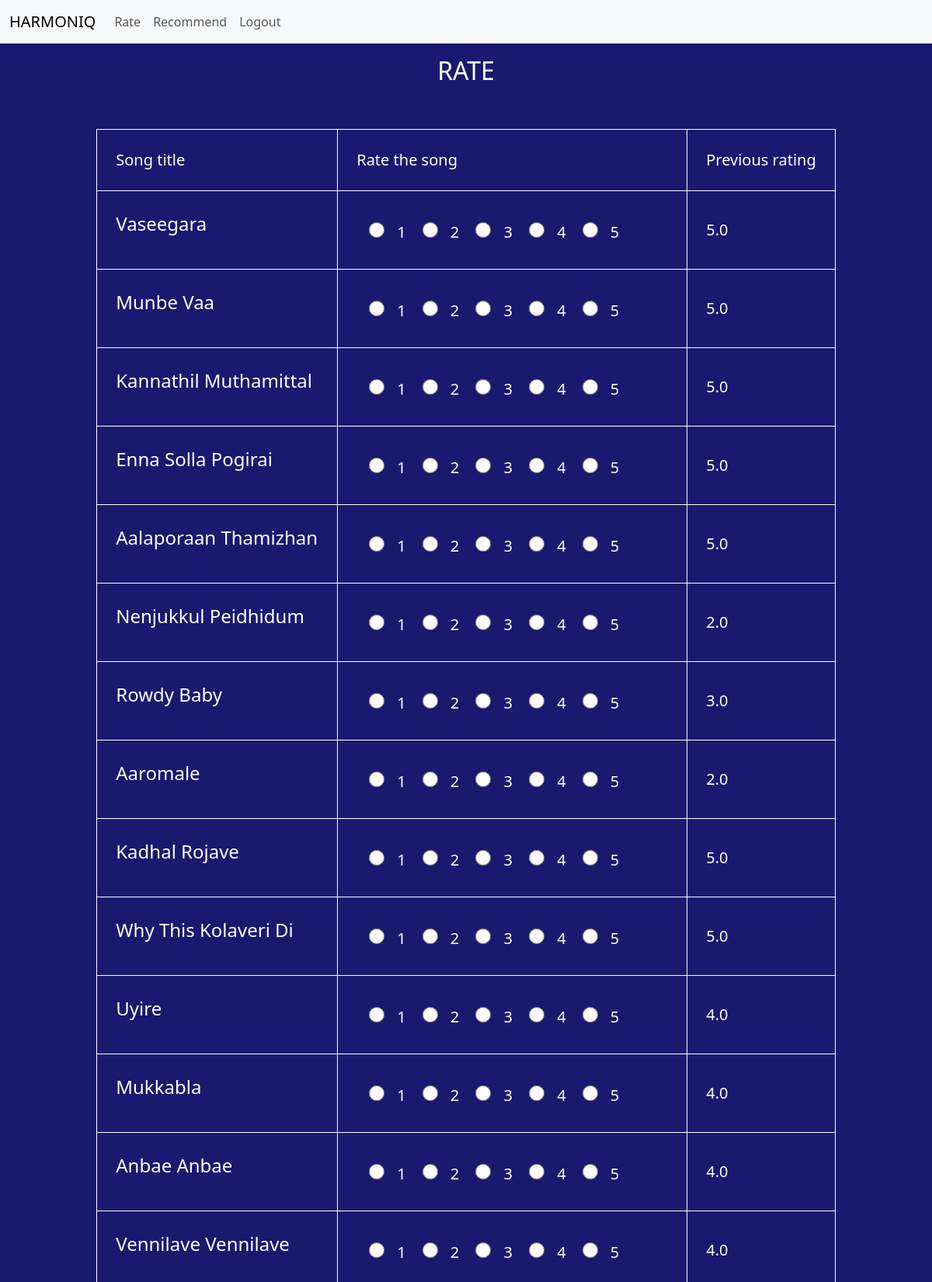
Page /rate (signed in, upper part) on the committed database.
### tables this page shows
CREATE TABLE songs(
              id INTEGER PRIMARY KEY,
              title TEXT NOT NULL,
              link TEXT NOT NULL
            );

CREATE TABLE ratings(
              id INTEGER PRIMARY KEY,
              user_id INTEGER NOT NULL,
              song_id INTEGER NOT NULL,
              rating REAL NOT NULL,
              FOREIGN KEY (user_id) REFERENCES user(id),
              FOREIGN KEY (song_id) REFERENCES songs(id)
            );

### app.py (the view, shortened to what this page needs)
@app.route('/rate', methods=["GET","POST"])
@login_required
def rate():
    songs = cursor.execute('''
            SELECT * FROM songs;
        ''').fetchall()
    obj = []
    your_rating = ["NA",]
    for result in songs:
        if cursor.execute("SELECT rating FROM ratings WHERE user_id = ? AND song_id = ?",(session["user_id"],result[0])).fetchall():
            your_rating = cursor.execute("SELECT rating FROM ratings WHERE user_id = ? AND song_id = ?",(session["user_id"],result[0])).fetchall()[0]
            obj.append({'id': result[0], 'title' : result[1], 'link' : result[2], 'user_rating' : your_rating[0]})
        else:
            obj.append({'id': result[0], 'title' : result[1], 'link' : result[2], 'user_rating' : "NA"})
    if request.method == "GET":
        return render_template("rate.html", songs=obj)

### app.py (called while the page is built)
def login_required(f):
    @wraps(f)
    def decorated_function(*args, **kwargs):
        if session.get("user_id") is None:
            return redirect("/login")
        return f(*args, **kwargs)
    return decorated_function

### templates/rate.html (shortened to what this page needs)
{% extends "layout.html" %}
{% block main %}
<h2 style="text-align: center;margin: 16px;">RATE</h2>
<form class="songs-list" action="/rate" method="post"><table>
        <td>Song title</td>
        <td>Rate the song</td>
        <td>Previous rating</td>
{% for song in songs %}
<div class="form-group">
    <tr>
        <td >
    <p class="title"><a href="{{song.link}}">{{song.title}} </a></p></td>
    <td id="ra" style="width: 450px;">
    <input type="radio" name="score{{song.id}}" value = 1>1
    <input type="radio" name="score{{song.id}}" value = 2>2
    <input type="radio" name="score{{song.id}}" value = 3>3
    <input type="radio" name="score{{song.id}}" value = 4>4
    <input type="radio" name="score{{song.id}}" value = 5>5
</td><td>{{song.user_rating}}</td>
    </tr>
</div>
{% endfor %}
</table>
            </form>
{% endblock %}

### static/style.css (style rules this page uses)
body { background-color: midnightblue; color: white; }
.form-group { text-align: center; margin: 16px; }
a { text-decoration: none; color: white; }
.songs-list { margin: auto; padding: 16px; font-size: 20px; }
.title { font-size: 24px; }
.songs-list input[type=radio] { margin: 16px; font-size: 24px; height: 20px; width: 20px; }
table { padding: 24px; margin: 24px auto; }
table td,th { padding: 24px; border: solid 1px white; border-collapse: collapse; }

### rows in the picture
songs: title "Vaseegara"
ratings: user_rating "5.0"
songs: title "Munbe Vaa"
ratings: user_rating "5.0"
songs: title "Kannathil Muthamittal"
ratings: user_rating "5.0"
songs: title "Enna Solla Pogirai"
ratings: user_rating "5.0"
songs: title "Aalaporaan Thamizhan"
ratings: user_rating "5.0"
songs: title "Nenjukkul Peidhidum"
ratings: user_rating "2.0"
songs: title "Rowdy Baby"
ratings: user_rating "3.0"
songs: title "Aaromale"
ratings: user_rating "2.0"
songs: title "Kadhal Rojave"
ratings: user_rating "5.0"
songs: title "Why This Kolaveri Di"
ratings: user_rating "5.0"
songs: title "Uyire"
ratings: user_rating "4.0"
songs: title "Mukkabla"
ratings: user_rating "4.0"
songs: title "Anbae Anbae"
ratings: user_rating "4.0"
songs: title "Vennilave Vennilave"
ratings: user_rating "4.0"
